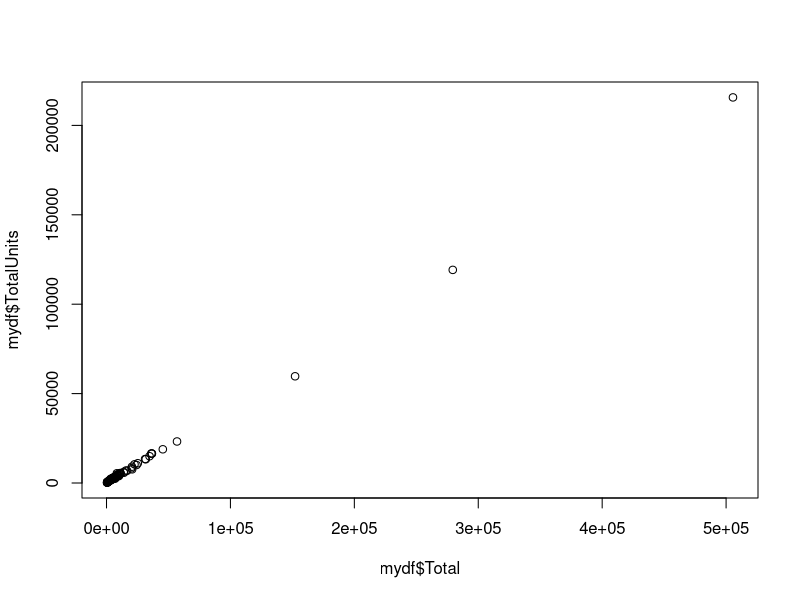
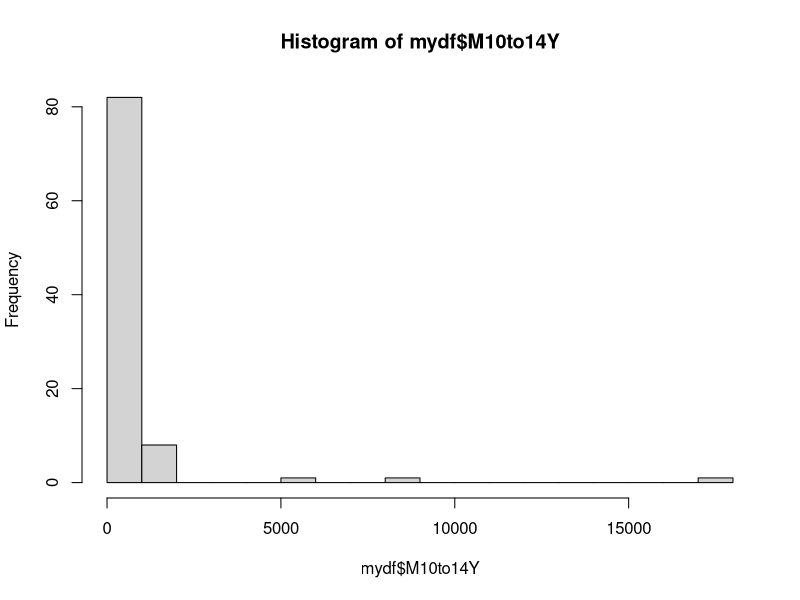
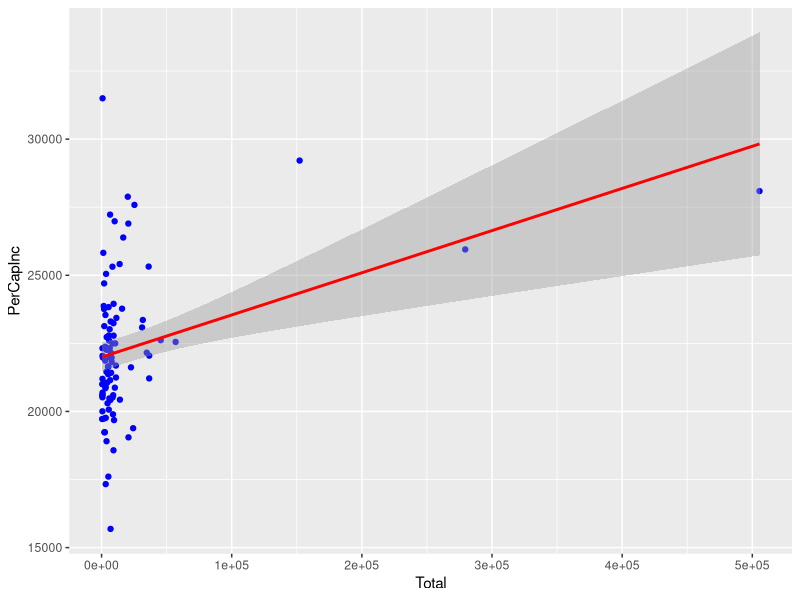
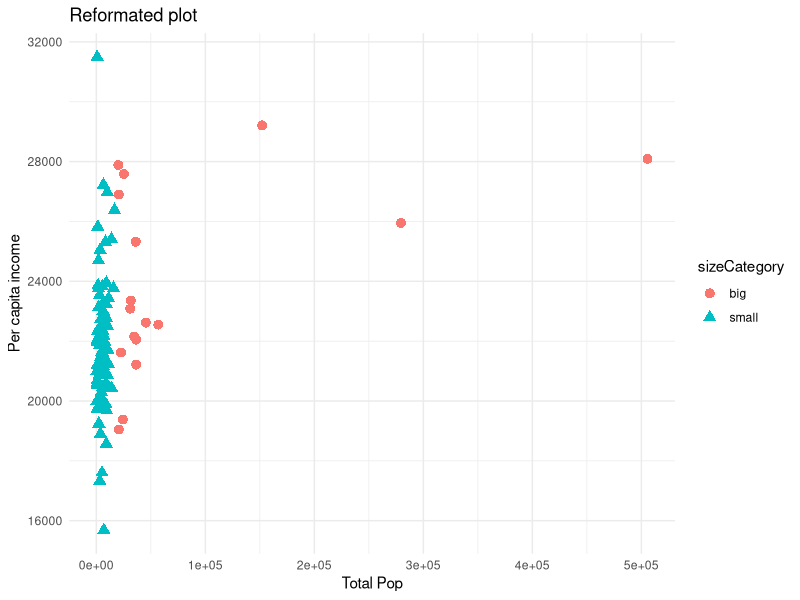
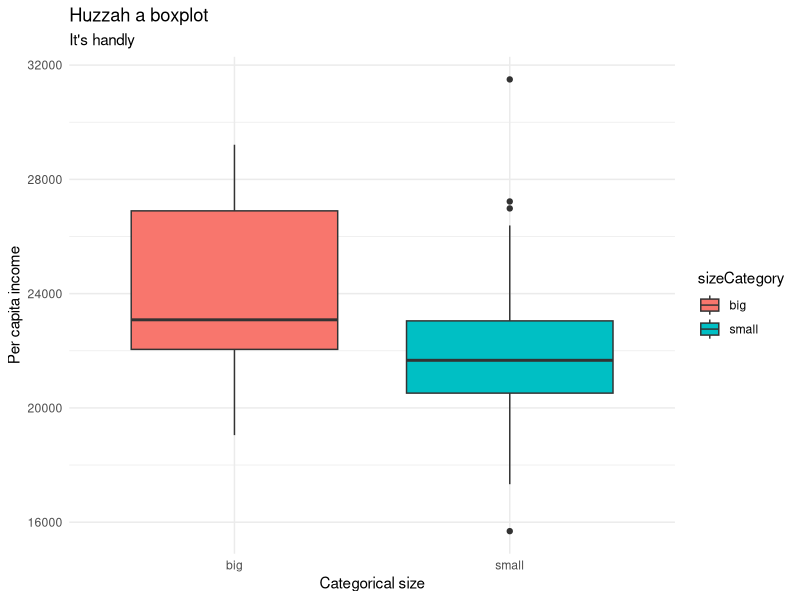
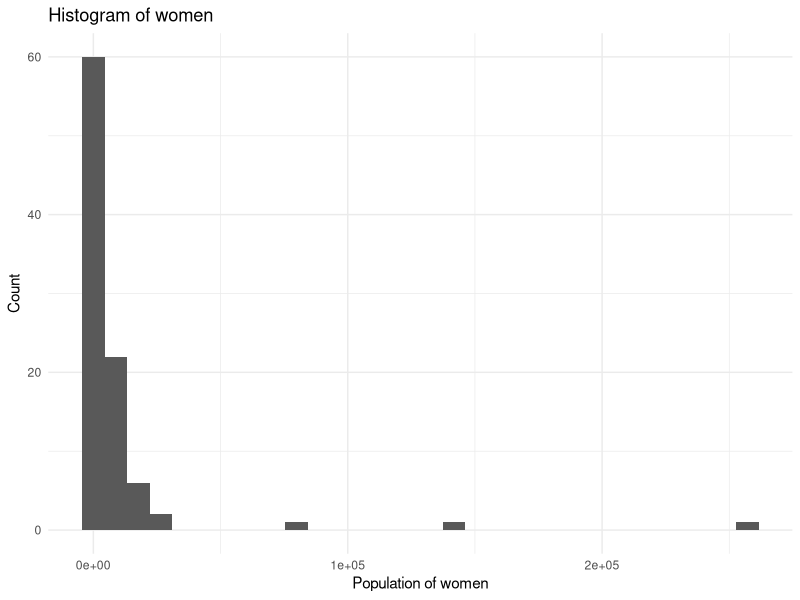
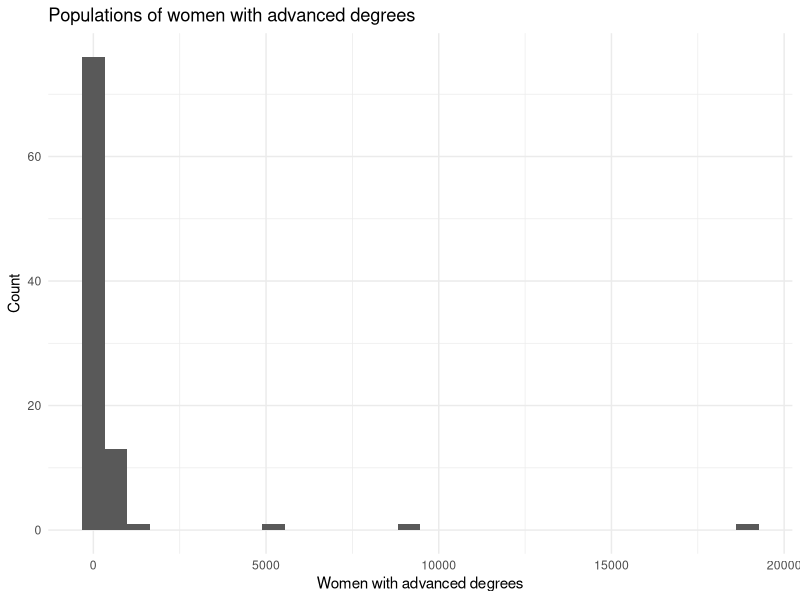

These charts were generated, in order, by the following R code:
library(tidyverse)
library(ggplot2)
mydf <- read_csv("./data/ne_counties.csv")
glimpse(mydf)

#plot 1
plot(mydf$Total, mydf$TotalUnits)

#plot 2
hist(mydf$M10to14Y, breaks = 20)

#plot 3 (customized)
ggplot(mydf, aes(x = Total, y = PerCapInc)) +
  geom_point(color = "blue") + 
  geom_smooth(method = "glm", color = "red")
  theme_minimal() +
  labs(x = "Total population", y = "Per capita income", title = "Some ggplot stuff!")

# create categorical data
mydf2 <- mydf %>% mutate(sizeCategory = ifelse(Total > 20000, "big", "small"))
summary(mydf2$sizeCategory)
summary(as.factor(mydf2$sizeCategory))

#plot 4
ggplot(mydf2, aes(x = Total, y = PerCapInc)) +
  geom_point(aes(shape = sizeCategory, color = sizeCategory), size = 3) +
  theme_minimal() +
  labs(x = "Total Pop", y = "Per capita income", title = "Reformated plot")

#plot 5 (boxplot)
mydf2 %>% ggplot(., aes(x = sizeCategory, y = PerCapInc)) +
  geom_boxplot(aes(fill = sizeCategory)) +
  theme_minimal() +
  labs(x = "Categorical size",
       y = "Per capita income",
       title = "Huzzah a boxplot",
       subtitle = "It's handly")
#plot 6 histogram
ggplot(mydf2, aes(x = Female)) +
  geom_histogram() +
  theme_minimal() +
  labs(x = "Population of women", y = "Count", title = "Histogram of women")

# make new df and histogram ----
mydf3 <- mydf %>% mutate(FAdvDeg = FMastDeg + FProfDeg + FDocDeg)
#glimpse(mydf3$FAdvDeg)
ggplot(mydf3, aes(x = FAdvDeg)) +
  geom_histogram(bins = 30) +
  theme_minimal() +
  labs(x = "Women with advanced degrees", y = "Count", title = "Populations of women with advanced degrees")

myfirstfunction <- function(x, y){
  return (x + y)
}

myfirstfunction(4, 8)
2 %% 1

evenOdd <- function(x,y){
  return(x %% 2 == y %% 2)
}

evenOdd(2, 10)
evenOdd(3.11, 3)
